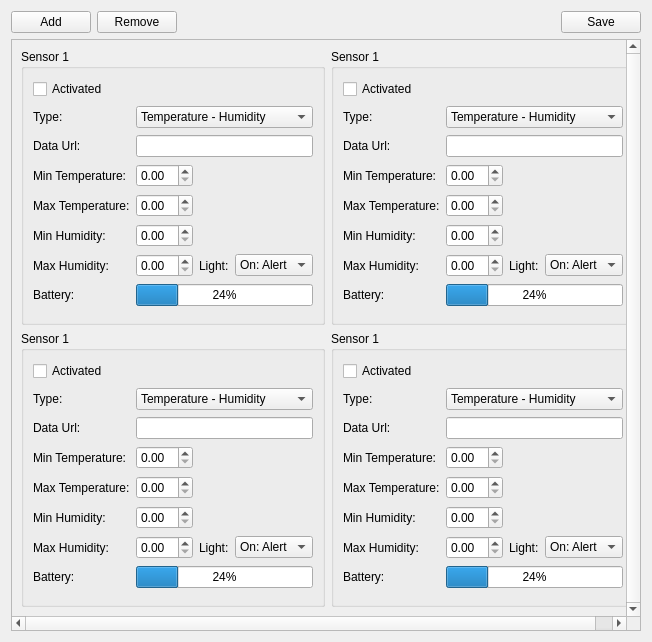
<?xml version="1.0" encoding="UTF-8"?>
<ui version="4.0">
 <class>SensorSettings</class>
 <widget class="QWidget" name="SensorSettings">
  <property name="windowModality">
   <enum>Qt::NonModal</enum>
  </property>
  <property name="geometry">
   <rect>
    <x>0</x>
    <y>0</y>
    <width>652</width>
    <height>642</height>
   </rect>
  </property>
  <property name="windowTitle">
   <string>Sensor Settings</string>
  </property>
  <property name="windowIcon">
   <iconset>
    <normaloff>settingsIcon.png</normaloff>settingsIcon.png</iconset>
  </property>
  <layout class="QGridLayout" name="gridLayout">
   <item row="0" column="2">
    <spacer name="horizontalSpacer">
     <property name="orientation">
      <enum>Qt::Horizontal</enum>
     </property>
     <property name="sizeHint" stdset="0">
      <size>
       <width>40</width>
       <height>20</height>
      </size>
     </property>
    </spacer>
   </item>
   <item row="1" column="0" colspan="4">
    <widget class="QScrollArea" name="scrollArea">
     <property name="contextMenuPolicy">
      <enum>Qt::NoContextMenu</enum>
     </property>
     <property name="verticalScrollBarPolicy">
      <enum>Qt::ScrollBarAlwaysOn</enum>
     </property>
     <property name="widgetResizable">
      <bool>true</bool>
     </property>
     <widget class="QWidget" name="scrollAreaWidgetContents">
      <property name="geometry">
       <rect>
        <x>0</x>
        <y>0</y>
        <width>615</width>
        <height>593</height>
       </rect>
      </property>
      <layout class="QGridLayout" name="gridLayout_6">
       <item row="0" column="0">
        <widget class="QGroupBox" name="sensor1Area">
         <property name="title">
          <string>Sensor 1</string>
         </property>
         <layout class="QGridLayout" name="gridLayout_2">
          <item row="0" column="0">
           <widget class="QCheckBox" name="checkBoxAct">
            <property name="text">
             <string>Activated</string>
            </property>
           </widget>
          </item>
          <item row="1" column="0">
           <widget class="QLabel" name="lblType">
            <property name="text">
             <string>Type:</string>
            </property>
           </widget>
          </item>
          <item row="1" column="1" colspan="3">
           <widget class="QComboBox" name="cmbBoxType">
            <item>
             <property name="text">
              <string>Temperature - Humidity</string>
             </property>
            </item>
            <item>
             <property name="text">
              <string>Temperature</string>
             </property>
            </item>
            <item>
             <property name="text">
              <string>Light</string>
             </property>
            </item>
           </widget>
          </item>
          <item row="2" column="0">
           <widget class="QLabel" name="lblData">
            <property name="text">
             <string>Data Url:</string>
            </property>
           </widget>
          </item>
          <item row="2" column="1" colspan="3">
           <widget class="QLineEdit" name="lineUrl">
            <property name="text">
             <string/>
            </property>
           </widget>
          </item>
          <item row="3" column="0">
           <widget class="QLabel" name="lblMinT">
            <property name="text">
             <string>Min Temperature:</string>
            </property>
           </widget>
          </item>
          <item row="3" column="1">
           <widget class="QDoubleSpinBox" name="spinMinT">
            <property name="sizePolicy">
             <sizepolicy hsizetype="Fixed" vsizetype="Fixed">
              <horstretch>0</horstretch>
              <verstretch>0</verstretch>
             </sizepolicy>
            </property>
           </widget>
          </item>
          <item row="4" column="0">
           <widget class="QLabel" name="lblMaxT">
            <property name="text">
             <string>Max Temperature:</string>
            </property>
           </widget>
          </item>
          <item row="4" column="1">
           <widget class="QDoubleSpinBox" name="spinMaxT">
            <property name="sizePolicy">
             <sizepolicy hsizetype="Fixed" vsizetype="Fixed">
              <horstretch>0</horstretch>
              <verstretch>0</verstretch>
             </sizepolicy>
            </property>
           </widget>
          </item>
          <item row="5" column="0">
           <widget class="QLabel" name="lblMinH">
            <property name="text">
             <string>Min Humidity:</string>
            </property>
           </widget>
          </item>
          <item row="5" column="1">
           <widget class="QDoubleSpinBox" name="spinMinH">
            <property name="sizePolicy">
             <sizepolicy hsizetype="Fixed" vsizetype="Fixed">
              <horstretch>0</horstretch>
              <verstretch>0</verstretch>
             </sizepolicy>
            </property>
           </widget>
          </item>
          <item row="6" column="0">
           <widget class="QLabel" name="lblMaxH">
            <property name="text">
             <string>Max Humidity:</string>
            </property>
           </widget>
          </item>
          <item row="6" column="1">
           <widget class="QDoubleSpinBox" name="spinMaxH">
            <property name="sizePolicy">
             <sizepolicy hsizetype="Fixed" vsizetype="Fixed">
              <horstretch>0</horstretch>
              <verstretch>0</verstretch>
             </sizepolicy>
            </property>
           </widget>
          </item>
          <item row="6" column="2">
           <widget class="QLabel" name="lblLight">
            <property name="text">
             <string>Light:</string>
            </property>
           </widget>
          </item>
          <item row="6" column="3">
           <widget class="QComboBox" name="cmbBoxAlert">
            <item>
             <property name="text">
              <string>On: Alert</string>
             </property>
            </item>
            <item>
             <property name="text">
              <string>Off: Alert</string>
             </property>
            </item>
           </widget>
          </item>
          <item row="7" column="0">
           <widget class="QLabel" name="lblBattery">
            <property name="text">
             <string>Battery:</string>
            </property>
           </widget>
          </item>
          <item row="7" column="1" colspan="3">
           <widget class="QProgressBar" name="batteryBar">
            <property name="value">
             <number>24</number>
            </property>
           </widget>
          </item>
         </layout>
        </widget>
       </item>
       <item row="0" column="1">
        <widget class="QGroupBox" name="sensor2Area">
         <property name="title">
          <string>Sensor 1</string>
         </property>
         <layout class="QGridLayout" name="gridLayout_3">
          <item row="0" column="0">
           <widget class="QCheckBox" name="checkBoxAct2">
            <property name="text">
             <string>Activated</string>
            </property>
           </widget>
          </item>
          <item row="1" column="0">
           <widget class="QLabel" name="lblType2">
            <property name="text">
             <string>Type:</string>
            </property>
           </widget>
          </item>
          <item row="1" column="1" colspan="3">
           <widget class="QComboBox" name="cmbBoxType2">
            <item>
             <property name="text">
              <string>Temperature - Humidity</string>
             </property>
            </item>
            <item>
             <property name="text">
              <string>Temperature</string>
             </property>
            </item>
            <item>
             <property name="text">
              <string>Light</string>
             </property>
            </item>
           </widget>
          </item>
          <item row="2" column="0">
           <widget class="QLabel" name="lblData2">
            <property name="text">
             <string>Data Url:</string>
            </property>
           </widget>
          </item>
          <item row="2" column="1" colspan="3">
           <widget class="QLineEdit" name="lineUrl2">
            <property name="text">
             <string/>
            </property>
           </widget>
          </item>
          <item row="3" column="0">
           <widget class="QLabel" name="lblMinT2">
            <property name="text">
             <string>Min Temperature:</string>
            </property>
           </widget>
          </item>
          <item row="3" column="1">
           <widget class="QDoubleSpinBox" name="spinMinT2">
            <property name="sizePolicy">
             <sizepolicy hsizetype="Fixed" vsizetype="Fixed">
              <horstretch>0</horstretch>
              <verstretch>0</verstretch>
             </sizepolicy>
            </property>
           </widget>
          </item>
          <item row="4" column="0">
           <widget class="QLabel" name="lblMaxT2">
            <property name="text">
             <string>Max Temperature:</string>
            </property>
           </widget>
          </item>
          <item row="4" column="1">
           <widget class="QDoubleSpinBox" name="spinMaxT2">
            <property name="sizePolicy">
             <sizepolicy hsizetype="Fixed" vsizetype="Fixed">
              <horstretch>0</horstretch>
              <verstretch>0</verstretch>
             </sizepolicy>
            </property>
           </widget>
          </item>
          <item row="5" column="0">
           <widget class="QLabel" name="lblMinH2">
            <property name="text">
             <string>Min Humidity:</string>
            </property>
           </widget>
          </item>
          <item row="5" column="1">
           <widget class="QDoubleSpinBox" name="spinMinH2">
            <property name="sizePolicy">
             <sizepolicy hsizetype="Fixed" vsizetype="Fixed">
              <horstretch>0</horstretch>
              <verstretch>0</verstretch>
             </sizepolicy>
            </property>
           </widget>
          </item>
          <item row="6" column="0">
           <widget class="QLabel" name="lblMaxH2">
            <property name="text">
             <string>Max Humidity:</string>
            </property>
           </widget>
          </item>
          <item row="6" column="1">
           <widget class="QDoubleSpinBox" name="spinMaxH2">
            <property name="sizePolicy">
             <sizepolicy hsizetype="Fixed" vsizetype="Fixed">
              <horstretch>0</horstretch>
              <verstretch>0</verstretch>
             </sizepolicy>
            </property>
           </widget>
          </item>
          <item row="6" column="2">
           <widget class="QLabel" name="lblLight2">
            <property name="text">
             <string>Light:</string>
            </property>
           </widget>
          </item>
          <item row="6" column="3">
           <widget class="QComboBox" name="cmbBoxAlert2">
            <item>
             <property name="text">
              <string>On: Alert</string>
             </property>
            </item>
            <item>
             <property name="text">
              <string>Off: Alert</string>
             </property>
            </item>
           </widget>
          </item>
          <item row="7" column="0">
           <widget class="QLabel" name="lblBattery2">
            <property name="text">
             <string>Battery:</string>
            </property>
           </widget>
          </item>
          <item row="7" column="1" colspan="3">
           <widget class="QProgressBar" name="batteryBar2">
            <property name="value">
             <number>24</number>
            </property>
           </widget>
          </item>
         </layout>
        </widget>
       </item>
       <item row="1" column="0">
        <widget class="QGroupBox" name="sensor3Area">
         <property name="title">
          <string>Sensor 1</string>
         </property>
         <layout class="QGridLayout" name="gridLayout_4">
          <item row="0" column="0">
           <widget class="QCheckBox" name="checkBoxAct3">
            <property name="text">
             <string>Activated</string>
            </property>
           </widget>
          </item>
          <item row="1" column="0">
           <widget class="QLabel" name="lblType3">
            <property name="text">
             <string>Type:</string>
            </property>
           </widget>
          </item>
          <item row="1" column="1" colspan="3">
           <widget class="QComboBox" name="cmbBoxType3">
            <item>
             <property name="text">
              <string>Temperature - Humidity</string>
             </property>
            </item>
            <item>
             <property name="text">
              <string>Temperature</string>
             </property>
            </item>
            <item>
             <property name="text">
              <string>Light</string>
             </property>
            </item>
           </widget>
          </item>
          <item row="2" column="0">
           <widget class="QLabel" name="lblData3">
            <property name="text">
             <string>Data Url:</string>
            </property>
           </widget>
          </item>
          <item row="2" column="1" colspan="3">
           <widget class="QLineEdit" name="lineUrl3">
            <property name="text">
             <string/>
            </property>
           </widget>
          </item>
          <item row="3" column="0">
           <widget class="QLabel" name="lblMinT3">
            <property name="text">
             <string>Min Temperature:</string>
            </property>
           </widget>
          </item>
          <item row="3" column="1">
           <widget class="QDoubleSpinBox" name="spinMinT3">
            <property name="sizePolicy">
             <sizepolicy hsizetype="Fixed" vsizetype="Fixed">
              <horstretch>0</horstretch>
              <verstretch>0</verstretch>
             </sizepolicy>
            </property>
           </widget>
          </item>
          <item row="4" column="0">
           <widget class="QLabel" name="lblMaxT3">
            <property name="text">
             <string>Max Temperature:</string>
            </property>
           </widget>
          </item>
          <item row="4" column="1">
           <widget class="QDoubleSpinBox" name="spinMaxT3">
            <property name="sizePolicy">
             <sizepolicy hsizetype="Fixed" vsizetype="Fixed">
              <horstretch>0</horstretch>
              <verstretch>0</verstretch>
             </sizepolicy>
            </property>
           </widget>
          </item>
          <item row="5" column="0">
           <widget class="QLabel" name="lblMinH3">
            <property name="text">
             <string>Min Humidity:</string>
            </property>
           </widget>
          </item>
          <item row="5" column="1">
           <widget class="QDoubleSpinBox" name="spinMinH3">
            <property name="sizePolicy">
             <sizepolicy hsizetype="Fixed" vsizetype="Fixed">
              <horstretch>0</horstretch>
              <verstretch>0</verstretch>
             </sizepolicy>
            </property>
           </widget>
          </item>
          <item row="6" column="0">
           <widget class="QLabel" name="lblMaxH3">
            <property name="text">
             <string>Max Humidity:</string>
            </property>
           </widget>
          </item>
          <item row="6" column="1">
           <widget class="QDoubleSpinBox" name="spinMaxH3">
            <property name="sizePolicy">
             <sizepolicy hsizetype="Fixed" vsizetype="Fixed">
              <horstretch>0</horstretch>
              <verstretch>0</verstretch>
             </sizepolicy>
            </property>
           </widget>
          </item>
          <item row="6" column="2">
           <widget class="QLabel" name="lblLight3">
            <property name="text">
             <string>Light:</string>
            </property>
           </widget>
          </item>
          <item row="6" column="3">
           <widget class="QComboBox" name="cmbBoxAlert3">
            <item>
             <property name="text">
              <string>On: Alert</string>
             </property>
            </item>
            <item>
             <property name="text">
              <string>Off: Alert</string>
             </property>
            </item>
           </widget>
          </item>
          <item row="7" column="0">
           <widget class="QLabel" name="lblBattery3">
            <property name="text">
             <string>Battery:</string>
            </property>
           </widget>
          </item>
          <item row="7" column="1" colspan="3">
           <widget class="QProgressBar" name="batteryBar3">
            <property name="value">
             <number>24</number>
            </property>
           </widget>
          </item>
         </layout>
        </widget>
       </item>
       <item row="1" column="1">
        <widget class="QGroupBox" name="sensor4Area">
         <property name="title">
          <string>Sensor 1</string>
         </property>
         <layout class="QGridLayout" name="gridLayout_5">
          <item row="0" column="0">
           <widget class="QCheckBox" name="checkBoxAct4">
            <property name="text">
             <string>Activated</string>
            </property>
           </widget>
          </item>
          <item row="1" column="0">
           <widget class="QLabel" name="lblType4">
            <property name="text">
             <string>Type:</string>
            </property>
           </widget>
          </item>
          <item row="1" column="1" colspan="3">
           <widget class="QComboBox" name="cmbBoxType4">
            <item>
             <property name="text">
              <string>Temperature - Humidity</string>
             </property>
            </item>
            <item>
             <property name="text">
              <string>Temperature</string>
             </property>
            </item>
            <item>
             <property name="text">
              <string>Light</string>
             </property>
            </item>
           </widget>
          </item>
          <item row="2" column="0">
           <widget class="QLabel" name="lblData4">
            <property name="text">
             <string>Data Url:</string>
            </property>
           </widget>
          </item>
          <item row="2" column="1" colspan="3">
           <widget class="QLineEdit" name="lineUrl4">
            <property name="text">
             <string/>
            </property>
           </widget>
          </item>
          <item row="3" column="0">
           <widget class="QLabel" name="lblMinT4">
            <property name="text">
             <string>Min Temperature:</string>
            </property>
           </widget>
          </item>
          <item row="3" column="1">
           <widget class="QDoubleSpinBox" name="spinMinT4">
            <property name="sizePolicy">
             <sizepolicy hsizetype="Fixed" vsizetype="Fixed">
              <horstretch>0</horstretch>
              <verstretch>0</verstretch>
             </sizepolicy>
            </property>
           </widget>
          </item>
          <item row="4" column="0">
           <widget class="QLabel" name="lblMaxT4">
            <property name="text">
             <string>Max Temperature:</string>
            </property>
           </widget>
          </item>
          <item row="4" column="1">
           <widget class="QDoubleSpinBox" name="spinMaxT4">
            <property name="sizePolicy">
             <sizepolicy hsizetype="Fixed" vsizetype="Fixed">
              <horstretch>0</horstretch>
              <verstretch>0</verstretch>
             </sizepolicy>
            </property>
           </widget>
          </item>
          <item row="5" column="0">
           <widget class="QLabel" name="lblMinH4">
            <property name="text">
             <string>Min Humidity:</string>
            </property>
           </widget>
          </item>
          <item row="5" column="1">
           <widget class="QDoubleSpinBox" name="spinMinH4">
            <property name="sizePolicy">
             <sizepolicy hsizetype="Fixed" vsizetype="Fixed">
              <horstretch>0</horstretch>
              <verstretch>0</verstretch>
             </sizepolicy>
            </property>
           </widget>
          </item>
          <item row="6" column="0">
           <widget class="QLabel" name="lblMaxH4">
            <property name="text">
             <string>Max Humidity:</string>
            </property>
           </widget>
          </item>
          <item row="6" column="1">
           <widget class="QDoubleSpinBox" name="spinMaxH4">
            <property name="sizePolicy">
             <sizepolicy hsizetype="Fixed" vsizetype="Fixed">
              <horstretch>0</horstretch>
              <verstretch>0</verstretch>
             </sizepolicy>
            </property>
           </widget>
          </item>
          <item row="6" column="2">
           <widget class="QLabel" name="lblLight4">
            <property name="text">
             <string>Light:</string>
            </property>
           </widget>
          </item>
          <item row="6" column="3">
           <widget class="QComboBox" name="cmbBoxAlert4">
            <item>
             <property name="text">
              <string>On: Alert</string>
             </property>
            </item>
            <item>
             <property name="text">
              <string>Off: Alert</string>
             </property>
            </item>
           </widget>
          </item>
          <item row="7" column="0">
           <widget class="QLabel" name="lblBattery4">
            <property name="text">
             <string>Battery:</string>
            </property>
           </widget>
          </item>
          <item row="7" column="1" colspan="3">
           <widget class="QProgressBar" name="batteryBar4">
            <property name="value">
             <number>24</number>
            </property>
           </widget>
          </item>
         </layout>
        </widget>
       </item>
      </layout>
     </widget>
    </widget>
   </item>
   <item row="0" column="0">
    <widget class="QPushButton" name="btnAddS">
     <property name="text">
      <string>Add</string>
     </property>
    </widget>
   </item>
   <item row="0" column="3">
    <widget class="QPushButton" name="btnSave">
     <property name="text">
      <string>Save</string>
     </property>
    </widget>
   </item>
   <item row="0" column="1">
    <widget class="QPushButton" name="btnRemove">
     <property name="text">
      <string>Remove</string>
     </property>
    </widget>
   </item>
  </layout>
 </widget>
 <resources/>
 <connections/>
</ui>
